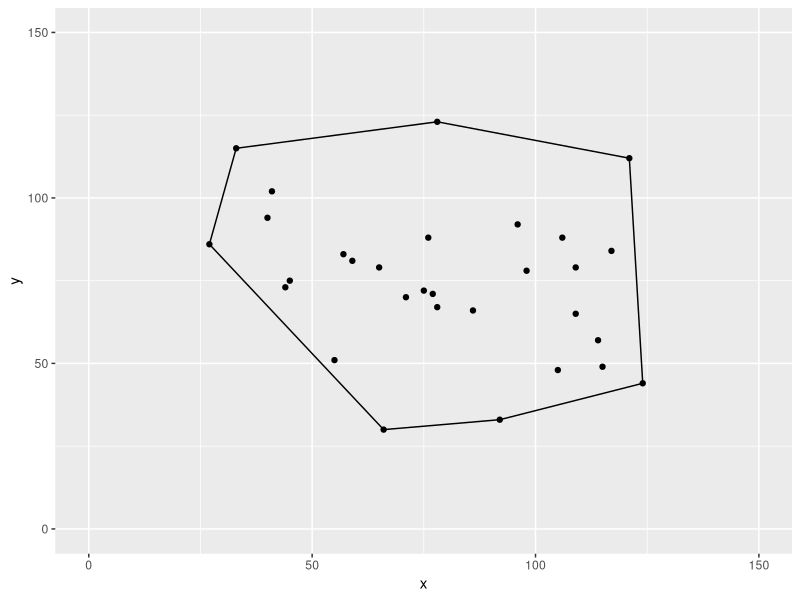

The R source for this figure:
library(magrittr)
library(ggplot2)
# clear objects
rm(list = ls())
pts = list()
 length(pts) = 30 

rnd = function() {
  # random number in specified range
  sample(25:125, 1)
}

generate_rand_2vecs = function(pts) {
  for (i in 1:length(pts)) {
    pts[[i]] = c(rnd(), rnd()) %>% matrix
  }
  pts
}
pts = generate_rand_2vecs(pts)
df = data.frame(data = pts)
# remove any duplicate points, which will break the algo
df = df[!duplicated(df),]
df = df %>% t
rownames(df) = 1:length(df[,1])
colnames(df) = c("x", "y")
rm(pts)
print(df)
df = data.frame(df)


selectV2 = function(df, i) {
  df[i, ] %>% t %>% as.vector(.,mode="double")
}
norm_vec <- function(x) { sqrt(sum(x^2)) }
deg2rad = function(x) {
  x * pi / 180.0 
}
rad2deg = function(x) {
  x * 180.0 / pi 
}
rotMat = function(ang) {
  # create clockwise rotation matrix given an angle in degrees
  # 1st convert degrees to radians
  ang = deg2rad(ang)
  # since the below is a counterclockwise rotation matrix,
  # convert to angle from ccw to cw
  ang = 2 * pi - ang
  res = matrix(c(cos(ang), -sin(ang), sin(ang),
                 cos(ang)), ncol = 2, byrow = TRUE)
  return(res)
}
sort.less.than = function(df) {
  #return(df[order(df$x,df$y),])
  df = df[order(df$y,decreasing = TRUE),]
  df = df[order(df$x,decreasing = FALSE),]
  return(df)
  #return(df[order(df$x,df$y),])
}
sort.greater.than = function(pts) {
  df = df[order(df$y, decreasing = FALSE),]
  df = df[order(df$x, decreasing = TRUE),]
  return(df)
  #return(df[order(df$x,df$y,decreasing = TRUE),])
}
angle.formed = function(a,b,c) {
  # angle in degrees formed by three 2-vectors
  stopifnot(length(a) == 2 && typeof(a) == "double")   
  stopifnot(length(b) == 2 && typeof(b) == "double")   
  stopifnot(length(c) == 2 && typeof(c) == "double")   
  ba = (a - b) %>% as.matrix
  bc = (c - b) %>% as.matrix
  dp = crossprod(ba,bc) 
  angRad = acos(dp / norm_vec(ba) / norm_vec(bc))
  return(angRad %>% rad2deg)
}
is.left.turn = function(a,b,c) {
  stopifnot(length(a) == 2 && typeof(a) == "double")   
  stopifnot(length(b) == 2 && typeof(b) == "double")   
  stopifnot(length(c) == 2 && typeof(c) == "double")   
  ab = b - a
  rotated = rotMat(90) %*% ab
  d = rotated + b
  angformed = angle.formed(d,b,c)
  if(is.nan(angformed)) return(TRUE)
  return(angformed > 90.0)
}
add.pt = function(df, soln, currIndex) {
  rbind(soln, selectV2(df,currIndex)) 
}

solve.convex.hull = function(upper=TRUE) {
  soln = matrix(ncol=2,nrow=0)
  # sort by decreasing to create the top of the hull
  if (upper==TRUE){
  df = sort.less.than(df)
  } else {
  df = sort.greater.than(df)
  }
  # add first two points
  for(i in 1:2) { soln = add.pt(df, soln,i) }
  # keep track of the next point from the sorted set to add to
  # the solution.
  curridx = 3
  
  
  # solve top of hull
  # add a point
  # check if left turn
  # if left turn, remove 2nd to last point in soln
  while (curridx <= length(df[, 1])) {
    soln = add.pt(df, soln, curridx)
    # Remove 2nd to last point if a left hand turn is 
    # formed by the last 3 points in the solution.
    # Continue removing until either they form a right hand turn
    # or there are only 2 points in the solution.
    while (1) {
      lenSoln = length(soln[, 1])
      if (lenSoln < 3) break
      removeFlag=FALSE
      removeFlag = is.left.turn(soln[lenSoln - 2, ],
                                soln[lenSoln - 1, ],
                                soln[lenSoln - 0, ])
      if (removeFlag == FALSE) break;
        # remove 2nd to last point
        soln = soln[-(lenSoln - 1), ]
    }
    curridx = curridx + 1
  }
  colnames(soln) = c("x", "y")
  data.frame(soln)
}



test.convex.hull = function() {
  soln = matrix(ncol=2,nrow=0)
  a = c(1,2); b = c(2,3.5); c = c(1.5,4.5);
  soln = rbind(soln,a)
  soln = rbind(soln,b)
  soln = rbind(soln,c)
  angle.formed(soln[1,],soln[2,],soln[3,])
  is.left.turn(soln[1,],soln[2,],soln[3,])
  
  soln
  lenSoln = length(soln[,1])
  data.frame(soln)
}

#test.convex.hull()
soln.upper = solve.convex.hull(upper=TRUE)
soln.lower = solve.convex.hull(upper=FALSE)

cols = c("blue" = "blue")
# plotting the result
ggplot() +
  layer(
    data = df,
    mapping = aes(x = x, y = y),
    stat = "identity",
    position = "identity",
    geom = "point"
  ) +
  xlim(c(0, 150)) +
  ylim(c(0, 150)) + 
  layer(
    data = soln.upper, 
    stat = "identity",
    position = "identity",
    geom = "path",
    mapping = aes(x = x, y = y),
  ) + 
  layer(
    data = soln.lower, 
    mapping = aes(x = x, y = y),
    stat = "identity",
    position = "identity",
    geom = c("path")
  ) 
